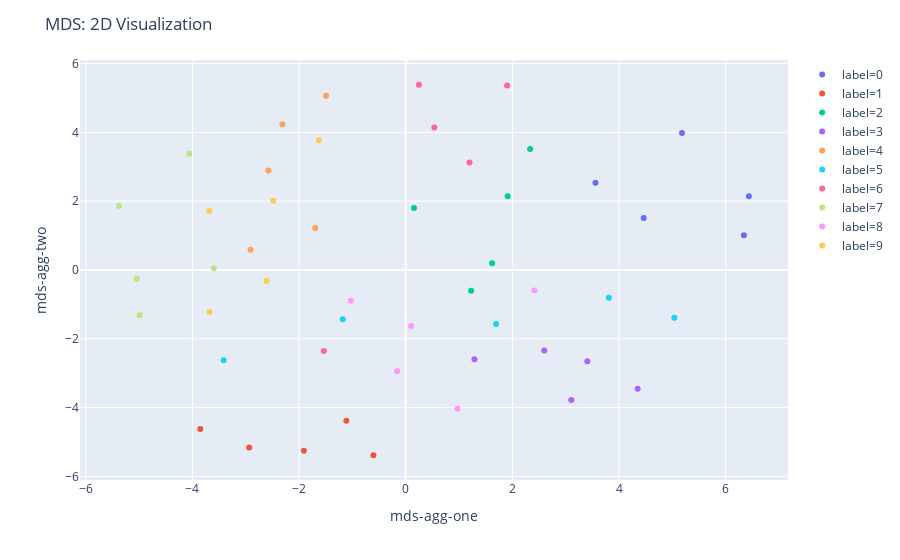

Write notebook code for a chart like this one.
### Code cell
vis_2d(anchors_df, 'mds-agg-one', 'mds-agg-two', 'label', 'MDS')

### Figure 1 — Plotly figure (JSON) as saved in the notebook; plotly's stock layout.template omitted (floating-point values rounded to 4 significant figures)
{"data": [{"hoverlabel": {"namelength": 0}, "hovertemplate": "label=0<br>mds-agg-one=%{x}<br>mds-agg-two=%{y}", "legendgroup": "label=0", "marker": {"color": "#636efa", "symbol": "circle"}, "mode": "markers", "name": "label=0", "showlegend": true, "type": "scatter", "x": [5.181, 4.462, 6.434, 3.558, 6.342], "xaxis": "x", "y": [3.982, 1.513, 2.142, 2.534, 1.006], "yaxis": "y"}, {"hoverlabel": {"namelength": 0}, "hovertemplate": "label=1<br>mds-agg-one=%{x}<br>mds-agg-two=%{y}", "legendgroup": "label=1", "marker": {"color": "#EF553B", "symbol": "circle"}, "mode": "markers", "name": "label=1", "showlegend": true, "type": "scatter", "x": [-0.6057, -3.852, -1.114, -2.936, -1.908], "xaxis": "x", "y": [-5.385, -4.624, -4.384, -5.163, -5.254], "yaxis": "y"}, {"hoverlabel": {"namelength": 0}, "hovertemplate": "label=2<br>mds-agg-one=%{x}<br>mds-agg-two=%{y}", "legendgroup": "label=2", "marker": {"color": "#00cc96", "symbol": "circle"}, "mode": "markers", "name": "label=2", "showlegend": true, "type": "scatter", "x": [1.621, 2.333, 0.1546, 1.227, 1.912], "xaxis": "x", "y": [0.1934, 3.515, 1.801, -0.6074, 2.142], "yaxis": "y"}, {"hoverlabel": {"namelength": 0}, "hovertemplate": "label=3<br>mds-agg-one=%{x}<br>mds-agg-two=%{y}", "legendgroup": "label=3", "marker": {"color": "#ab63fa", "symbol": "circle"}, "mode": "markers", "name": "label=3", "showlegend": true, "type": "scatter", "x": [3.406, 1.289, 4.349, 2.597, 3.104], "xaxis": "x", "y": [-2.65, -2.593, -3.45, -2.344, -3.78], "yaxis": "y"}, {"hoverlabel": {"namelength": 0}, "hovertemplate": "label=4<br>mds-agg-one=%{x}<br>mds-agg-two=%{y}", "legendgroup": "label=4", "marker": {"color": "#FFA15A", "symbol": "circle"}, "mode": "markers", "name": "label=4", "showlegend": true, "type": "scatter", "x": [-2.575, -1.494, -1.697, -2.91, -2.313], "xaxis": "x", "y": [2.888, 5.063, 1.218, 0.5893, 4.234], "yaxis": "y"}, {"hoverlabel": {"namelength": 0}, "hovertemplate": "label=5<br>mds-agg-one=%{x}<br>mds-agg-two=%{y}", "legendgroup": "label=5", "marker": {"color": "#19d3f3", "symbol": "circle"}, "mode": "markers", "name": "label=5", "showlegend": true, "type": "scatter", "x": [1.695, -1.181, 5.037, -3.414, 3.809], "xaxis": "x", "y": [-1.567, -1.429, -1.392, -2.623, -0.8067], "yaxis": "y"}, {"hoverlabel": {"namelength": 0}, "hovertemplate": "label=6<br>mds-agg-one=%{x}<br>mds-agg-two=%{y}", "legendgroup": "label=6", "marker": {"color": "#FF6692", "symbol": "circle"}, "mode": "markers", "name": "label=6", "showlegend": true, "type": "scatter", "x": [1.196, -1.536, 0.2473, 0.5373, 1.901], "xaxis": "x", "y": [3.124, -2.354, 5.384, 4.144, 5.364], "yaxis": "y"}, {"hoverlabel": {"namelength": 0}, "hovertemplate": "label=7<br>mds-agg-one=%{x}<br>mds-agg-two=%{y}", "legendgroup": "label=7", "marker": {"color": "#B6E880", "symbol": "circle"}, "mode": "markers", "name": "label=7", "showlegend": true, "type": "scatter", "x": [-3.599, -4.057, -5.045, -5.374, -4.989], "xaxis": "x", "y": [0.0474, 3.381, -0.2572, 1.857, -1.315], "yaxis": "y"}, {"hoverlabel": {"namelength": 0}, "hovertemplate": "label=8<br>mds-agg-one=%{x}<br>mds-agg-two=%{y}", "legendgroup": "label=8", "marker": {"color": "#FF97FF", "symbol": "circle"}, "mode": "markers", "name": "label=8", "showlegend": true, "type": "scatter", "x": [2.411, -0.162, 0.09991, -1.03, 0.9705], "xaxis": "x", "y": [-0.5941, -2.946, -1.626, -0.8958, -4.035], "yaxis": "y"}, {"hoverlabel": {"namelength": 0}, "hovertemplate": "label=9<br>mds-agg-one=%{x}<br>mds-agg-two=%{y}", "legendgroup": "label=9", "marker": {"color": "#FECB52", "symbol": "circle"}, "mode": "markers", "name": "label=9", "showlegend": true, "type": "scatter", "x": [-1.629, -3.682, -2.483, -2.611, -3.677], "xaxis": "x", "y": [3.771, 1.717, 2.011, -0.3229, -1.22], "yaxis": "y"}], "layout": {"legend": {"tracegroupgap": 0}, "margin": {"t": 60}, "title": {"text": "MDS: 2D Visualization"}, "xaxis": {"anchor": "y", "domain": [0, 1], "title": {"text": "mds-agg-one"}}, "yaxis": {"anchor": "x", "domain": [0, 1], "title": {"text": "mds-agg-two"}}}}
